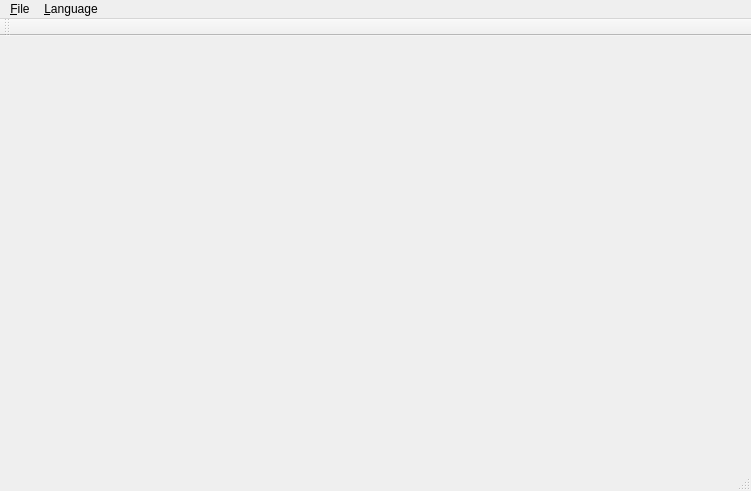
<?xml version="1.0" encoding="UTF-8"?>
<ui version="4.0">
 <class>PeViewerClass</class>
 <widget class="QMainWindow" name="PeViewerClass">
  <property name="geometry">
   <rect>
    <x>0</x>
    <y>0</y>
    <width>751</width>
    <height>491</height>
   </rect>
  </property>
  <property name="windowTitle">
   <string>PeViewer</string>
  </property>
  <widget class="QWidget" name="centralWidget"/>
  <widget class="QMenuBar" name="menuBar">
   <property name="geometry">
    <rect>
     <x>0</x>
     <y>0</y>
     <width>751</width>
     <height>23</height>
    </rect>
   </property>
   <widget class="QMenu" name="menuLanguage">
    <property name="title">
     <string>&amp;Language</string>
    </property>
    <addaction name="actionEnglish"/>
    <addaction name="actionSimplifiedChinese"/>
   </widget>
   <widget class="QMenu" name="menuFile">
    <property name="title">
     <string>&amp;File</string>
    </property>
    <addaction name="actionOpen"/>
    <addaction name="separator"/>
    <addaction name="actionClose"/>
   </widget>
   <addaction name="menuFile"/>
   <addaction name="menuLanguage"/>
  </widget>
  <widget class="QToolBar" name="mainToolBar">
   <attribute name="toolBarArea">
    <enum>TopToolBarArea</enum>
   </attribute>
   <attribute name="toolBarBreak">
    <bool>false</bool>
   </attribute>
  </widget>
  <widget class="QStatusBar" name="statusBar"/>
  <action name="actionEnglish">
   <property name="checkable">
    <bool>true</bool>
   </property>
   <property name="text">
    <string notr="true">English</string>
   </property>
  </action>
  <action name="actionSimplifiedChinese">
   <property name="checkable">
    <bool>true</bool>
   </property>
   <property name="text">
    <string notr="true">简体中文</string>
   </property>
  </action>
  <action name="actionOpen">
   <property name="text">
    <string>Open</string>
   </property>
  </action>
  <action name="actionClose">
   <property name="text">
    <string>Close</string>
   </property>
  </action>
 </widget>
 <layoutdefault spacing="6" margin="11"/>
 <resources/>
 <connections/>
</ui>
